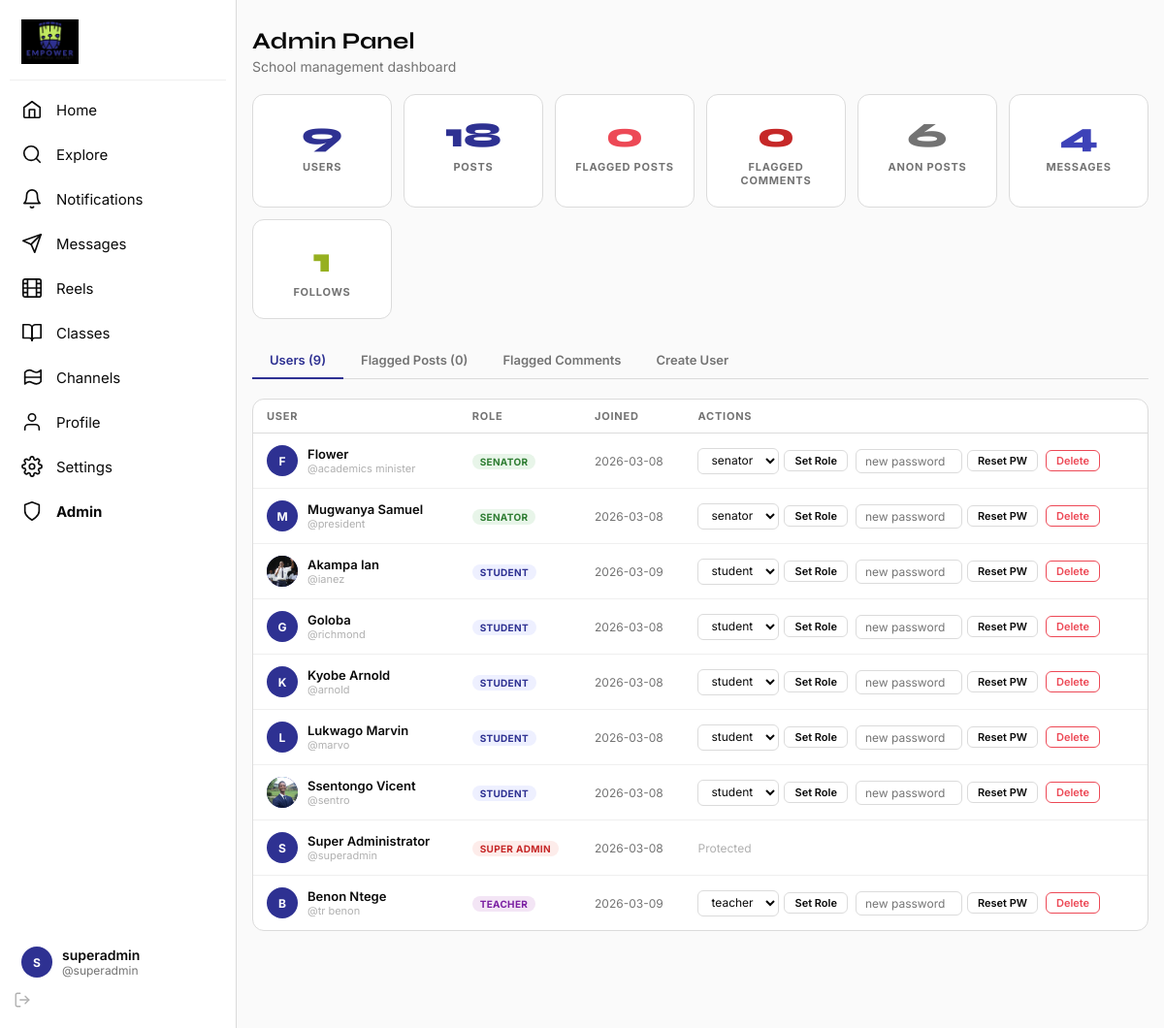
The page /admin (signed in) on the database its author committed.
### tables this page shows
CREATE TABLE users (
        id          INTEGER PRIMARY KEY AUTOINCREMENT,
        username    TEXT    UNIQUE NOT NULL COLLATE NOCASE,
        password    TEXT    NOT NULL,
        name        TEXT    NOT NULL,
        role        TEXT    NOT NULL DEFAULT 'student',
        bio         TEXT    DEFAULT '',
        avatar      TEXT    DEFAULT '',
        anon_name   TEXT,
        created_at  TEXT    NOT NULL
    , year_group TEXT DEFAULT '');

### app.py (the view)
@app.route("/admin")
@login_required
@roles_required("admin","super_admin")
def admin_panel():
    users = query("SELECT * FROM users ORDER BY role, name")
    flagged = query(
        """SELECT p.*, u.name as uname, u.username as uusername
           FROM posts p JOIN users u ON p.author_id=u.id
           WHERE p.flagged=1 ORDER BY p.created_at DESC"""
    )
    flagged_comments = query(
        """SELECT c.*, u.name as uname, u.username as uusername, u.role as urole,
                  p.content as post_content, p.id as post_id, p.recipient as post_recipient
           FROM comments c
           JOIN users u ON c.author_id=u.id
           JOIN posts p ON c.post_id=p.id
           WHERE c.flagged=1 ORDER BY c.created_at DESC"""
    )
    stats = {
        "users":           query("SELECT COUNT(*) as c FROM users",                    one=True)["c"],
        "posts":           query("SELECT COUNT(*) as c FROM posts",                    one=True)["c"],
        "flagged":         query("SELECT COUNT(*) as c FROM posts WHERE flagged=1",    one=True)["c"],
        "flagged_comments":query("SELECT COUNT(*) as c FROM comments WHERE flagged=1", one=True)["c"],
        "anon":            query("SELECT COUNT(*) as c FROM posts WHERE is_anon=1",    one=True)["c"],
        "messages":        query("SELECT COUNT(*) as c FROM messages",                 one=True)["c"],
        "follows":         query("SELECT COUNT(*) as c FROM follows",                  one=True)["c"],
    }
    return render_template("admin.html", users=users, flagged=flagged,
                           flagged_comments=flagged_comments, stats=stats,
                           ROLES=ROLES, ROLE_RECIPIENTS=ROLE_RECIPIENTS,
                           RECIPIENT_LABELS=RECIPIENT_LABELS)

### app.py (called while the page is built)
def get_db():
    if "db" not in g:
        g.db = sqlite3.connect(str(DB_PATH), detect_types=sqlite3.PARSE_DECLTYPES)
        g.db.row_factory = sqlite3.Row
        g.db.execute("PRAGMA journal_mode=WAL")
        g.db.execute("PRAGMA foreign_keys=ON")
    return g.db

def query(sql, args=(), one=False):
    db  = get_db()
    cur = db.execute(sql, args)
    rv  = cur.fetchall()
    return (rv[0] if rv else None) if one else rv

def login_required(f):
    @wraps(f)
    def wrapped(*args, **kwargs):
        if "user_id" not in session:
            return redirect(url_for("login", next=request.path))
        return f(*args, **kwargs)
    return wrapped

def roles_required(*roles):
    def decorator(f):
        @wraps(f)
        def wrapped(*args, **kwargs):
            if session.get("role") not in roles:
                abort(403)
            return f(*args, **kwargs)
        return wrapped
    return decorator

def current_user():
    uid = session.get("user_id")
    if not uid:
        return None
    return query("SELECT * FROM users WHERE id=?", (uid,), one=True)

def unread_notif_count(user_id: int) -> int:
    r = query("SELECT COUNT(*) as c FROM notifications WHERE user_id=? AND is_read=0", (user_id,), one=True)
    return r["c"] if r else 0

def unread_msg_count(user_id: int) -> int:
    r = query(
        """SELECT COUNT(*) as c FROM messages m
           JOIN conversations c ON m.conversation_id=c.id
           WHERE (c.user_a=? OR c.user_b=?) AND m.sender_id!=? AND m.is_read=0""",
        (user_id, user_id, user_id), one=True
    )
    return r["c"] if r else 0

@app.context_processor
def inject_globals():
    user = current_user()
    nc   = unread_notif_count(user["id"]) if user else 0
    mc   = unread_msg_count(user["id"])   if user else 0
    return dict(
        cu=user, notif_count=nc, msg_count=mc,
        _fmt=_fmt_time, _rel=_relative_time,
        ROLE_LABELS={"student":"Student","teacher":"Teacher","senator":"Senator",
                     "admin":"Admin","super_admin":"Super Admin"},
        RECIPIENT_LABELS=RECIPIENT_LABELS,
    )

### templates/admin.html (shortened to what this page needs)
{% extends "base.html" %}
{% block page_class %}wide{% endblock %}
{% block content %}
<div class="page-hd">
  <h1>Admin Panel</h1>
  <p>School management dashboard</p>
</div>
<div class="stats-grid">
  <div class="stat-card"><div class="stat-big">{{ stats.users }}</div><div class="stat-lbl">Users</div></div>
  <div class="stat-card"><div class="stat-big">{{ stats.posts }}</div><div class="stat-lbl">Posts</div></div>
  <div class="stat-card"><div class="stat-big" style="color:var(--red)">{{ stats.flagged }}</div><div class="stat-lbl">Flagged Posts</div></div>
  <div class="stat-card"><div class="stat-big" style="color:#c62828">{{ stats.flagged_comments }}</div><div class="stat-lbl">Flagged Comments</div></div>
  <div class="stat-card"><div class="stat-big" style="color:var(--ink2)">{{ stats.anon }}</div><div class="stat-lbl">Anon Posts</div></div>
  <div class="stat-card"><div class="stat-big" style="color:var(--navy-l)">{{ stats.messages }}</div><div class="stat-lbl">Messages</div></div>
  <div class="stat-card"><div class="stat-big" style="color:var(--lime-d)">{{ stats.follows }}</div><div class="stat-lbl">Follows</div></div>
</div>
<div class="tab-bar">
  <button class="tab-btn active" data-tab="users"   onclick="switchTab('users')">Users ({{ stats.users }})</button>
  <button class="tab-btn"        data-tab="flagged" onclick="switchTab('flagged')">Flagged Posts ({{ stats.flagged }})</button>
  <button class="tab-btn"        data-tab="flagged-comments" onclick="switchTab('flagged-comments')">Flagged Comments </button>
  {% if cu.role == 'super_admin' %}
  <button class="tab-btn"        data-tab="create"  onclick="switchTab('create')">Create User</button>
  {% endif %}
</div>
<div class="tab-pane active" id="tab-users">
  <div class="card" style="overflow-x:auto">
    <table class="data-table">
      <thead>
        <tr>
          <th>User</th>
          <th>Role</th>
          <th>Joined</th>
          {% if cu.role == 'super_admin' %}<th>Actions</th>{% endif %}
        </tr>
      </thead>
      <tbody>
      {% for u in users %}
      <tr>
        <td>
          <div style="display:flex;align-items:center;gap:10px">
            <div class="av av-sm">
              {% if u.avatar %}<img src="{{ url_for('serve_media', filename=u.avatar) }}" alt="">
              {% else %}{{ u.name[0].upper() }}{% endif %}
            </div>
            <div>
              <a href="{{ url_for('profile', username=u.username) }}" style="font-weight:600;color:var(--ink)">{{ u.name }}</a>
              <div style="font-size:11px;color:var(--ink3)">@{{ u.username }}</div>
            </div>
          </div>
        </td>
        <td><span class="role-tag rt-{{ u.role }}">{{ ROLE_LABELS.get(u.role, u.role) }}</span></td>
        <td style="color:var(--ink2);font-size:12px">{{ u.created_at[:10] if u.created_at else '—' }}</td>
        {% if cu.role == 'super_admin' %}
        <td>
          {% if u.role != 'super_admin' %}
          <div style="display:flex;gap:8px;flex-wrap:wrap;align-items:center">
            <form method="POST" action="{{ url_for('admin_change_role', uid=u.id) }}" style="display:flex;gap:5px;align-items:center">
              <select name="role" style="padding:4px 9px;border:1.5px solid var(--border);border-radius:6px;font-size:12px;outline:none;background:var(--white);color:var(--ink)">
                {% for r in ROLES %}{% if r != 'super_admin' %}
                <option value="{{ r }}" {% if r==u.role %}selected{% endif %}>{{ r }}</option>
                {% endif %}{% endfor %}
              </select>
              <button type="submit" class="btn btn-outline btn-xs">Set Role</button>
            </form>
            <form method="POST" action="{{ url_for('admin_reset_password', uid=u.id) }}" style="display:flex;gap:5px;align-items:center">
              <input type="password" name="new_password" placeholder="new password"
                     style="padding:4px 9px;border:1.5px solid var(--border);border-radius:6px;font-size:12px;outline:none;width:110px;background:var(--white);color:var(--ink)">
              <button type="submit" class="btn btn-outline btn-xs">Reset PW</button>
            </form>
            <form method="POST" action="{{ url_for('admin_delete_user', uid=u.id) }}"
                  onsubmit="return confirm('Permanently delete @{{ u.username }}?')">
              <button type="submit" class="btn btn-red btn-xs">Delete</button>
            </form>
          </div>
          {% else %}
          <span style="font-size:12px;color:var(--ink3)">Protected</span>
          {% endif %}
        </td>
        {% endif %}
      </tr>
      {% endfor %}
      </tbody>
    </table>
  </div>
</div>
{% endblock %}

### templates/base.html (shortened to what this page needs)
<!DOCTYPE html>
<html lang="en">
<head>
</head>
<body>
{% if cu %}
<nav class="sidebar">
  <div class="sidebar-brand">
    <img src="{{ url_for('static', filename='img/eia-logo.png') }}" alt="Empower International Academy">
  </div>
  <a href="{{ url_for('feed') }}" class="nav-link {% if request.endpoint=='feed' %}active{% endif %}">
    <svg class="ic" width="22" height="22"><use href="#ic-home"/></svg> Home
  </a>
  <a href="{{ url_for('people') }}" class="nav-link {% if request.endpoint=='people' %}active{% endif %}">
    <svg class="ic" width="22" height="22"><use href="#ic-search"/></svg> Explore
  </a>
  <a href="{{ url_for('notifications') }}" class="nav-link {% if request.endpoint=='notifications' %}active{% endif %}">
    <svg class="ic" width="22" height="22"><use href="#ic-bell"/></svg> Notifications
  </a>
  <a href="{{ url_for('messages') }}" class="nav-link {% if request.endpoint in ('messages','conversation') %}active{% endif %}">
    <svg class="ic" width="22" height="22"><use href="#ic-send"/></svg> Messages
  </a>
  <a href="{{ url_for('reels') }}" class="nav-link {% if request.endpoint=='reels' %}active{% endif %}">
    <svg class="ic" width="22" height="22"><use href="#ic-reel"/></svg> Reels
  </a>
  <a href="{{ url_for('classes') }}" class="nav-link {% if request.endpoint in ('classes','class_detail') %}active{% endif %}">
    <svg class="ic" width="22" height="22"><use href="#ic-class"/></svg> Classes
  </a>
  <a href="{{ url_for('channels') }}" class="nav-link {% if request.endpoint in ('channels','channel_detail') %}active{% endif %}">
    <svg class="ic" width="22" height="22"><use href="#ic-channel"/></svg> Channels
  </a>
  <a href="{{ url_for('profile', username=cu.username) }}" class="nav-link {% if request.endpoint=='profile' %}active{% endif %}">
    <svg class="ic" width="22" height="22"><use href="#ic-user"/></svg> Profile
  </a>
  <a href="{{ url_for('settings') }}" class="nav-link {% if request.endpoint=='settings' %}active{% endif %}">
    <svg class="ic" width="22" height="22"><use href="#ic-settings"/></svg> Settings
  </a>
  {% if cu.role in ('admin','super_admin') %}
  <a href="{{ url_for('admin_panel') }}" class="nav-link {% if request.endpoint=='admin_panel' %}active{% endif %}">
    <svg class="ic" width="22" height="22"><use href="#ic-shield"/></svg> Admin
  </a>
  {% endif %}
  <div class="nav-spacer"></div>
  <a href="{{ url_for('profile', username=cu.username) }}" class="user-pill" style="text-decoration:none">
    <div class="av av-sm">
      {% if cu.avatar %}<img src="{{ url_for('serve_media', filename=cu.avatar) }}" alt="">
      {% else %}{{ cu.username[0].upper() }}{% endif %}
    </div>
    <div style="flex:1;min-width:0">
      <div class="user-pill-name">{{ cu.username }}</div>
      <div class="user-pill-handle">@{{ cu.username }}</div>
    </div>
    <a href="{{ url_for('logout') }}" onclick="event.stopPropagation()"
       style="color:var(--ink3);display:flex;align-items:center;padding:4px;border-radius:6px;transition:color .12s"
       title="Log out">
      <svg class="ic" width="18" height="18"><use href="#ic-logout"/></svg>
    </a>
  </a>
</nav>
{% endif %}
<div class="main-wrap">
  <div class="page-center {% block page_class %}{% endblock %}">
    {% block content %}{% endblock %}
  </div>
</div>
</body>
</html>

### rows shown on the page
users: username "S", username "superadmin", name "S", name "Super Administrator", get "SUPER ADMIN", created_at "2026-03-08", shows "Protected"
users: name "F", name "Flower", username "academics minister", get "SENATOR", created_at "2026-03-08", role "senator"
users: name "M", name "Mugwanya Samuel", username "president", get "SENATOR", created_at "2026-03-08", role "senator"
users: avatar (picture), name "Akampa Ian", username "ianez", get "STUDENT", created_at "2026-03-09", role "student"
users: name "G", name "Goloba", username "richmond", get "STUDENT", created_at "2026-03-08", role "student"
users: name "K", name "Kyobe Arnold", username "arnold", get "STUDENT", created_at "2026-03-08", role "student"
users: name "L", name "Lukwago Marvin", username "marvo", get "STUDENT", created_at "2026-03-08", role "student"
users: avatar (picture), name "Ssentongo Vicent", username "sentro", get "STUDENT", created_at "2026-03-08", role "student"
users: name "B", name "Benon Ntege", username "tr benon", get "TEACHER", created_at "2026-03-09", role "teacher"

### other values the page prints
{{ stats.users }} "9"
{{ stats.posts }} "18"
{{ stats.flagged }} "0"
{{ stats.flagged_comments }} "0"
{{ stats.anon }} "6"
{{ stats.messages }} "4"
{{ stats.follows }} "1"
